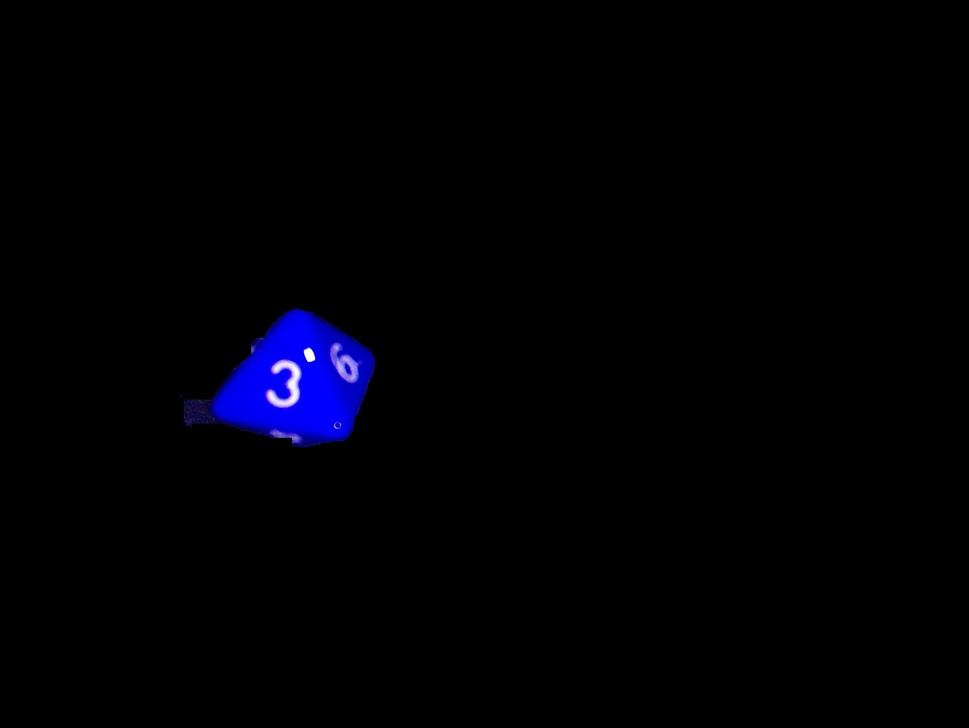
#> input picture data/data_stare_etapy/masked/3/k8_5_2024-11-22_19_06_13.jpg, 969 x 728 px, shrunk from 3280 x 2464 before the run, found by its file name
$ python test_tesseract.py
#> lines starting #> are read from the running program, lines starting #| are printed output that depends on the picture
#> in read_number_from_image, img is the input picture: PIL image 969x728 RGB; mean R, G, B 0.5, 0.4, 4.8
import argparse
from PIL import Image, ImageEnhance
import pytesseract
import matplotlib.pyplot as plt
import glob


# If Tesseract is not in your PATH, uncomment and adjust the line below
# pytesseract.pytesseract.tesseract_cmd = r'C:\Program Files\Tesseract-OCR\tesseract.exe'

def preprocess_image(image):
    # Convert the image to grayscale
    img = image.convert("L")
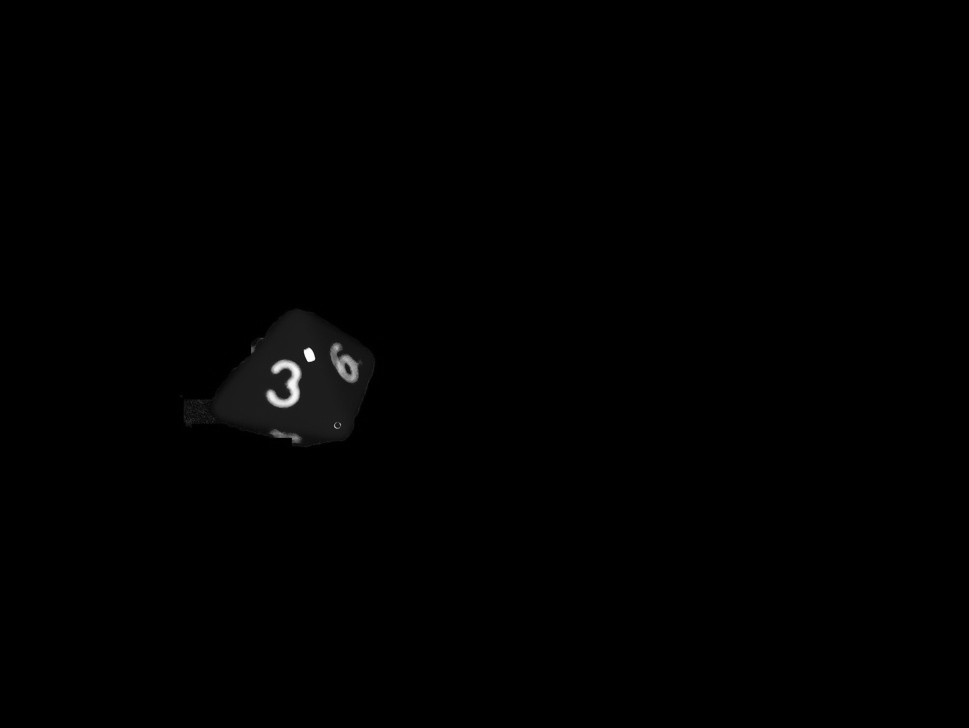
#> img: PIL image 969x728 L; min 0, max 255, mean 0.9

    # Increase the contrast
    enhancer = ImageEnhance.Contrast(img)
    img = enhancer.enhance(3)  # You can adjust the factor to increase or decrease contrast
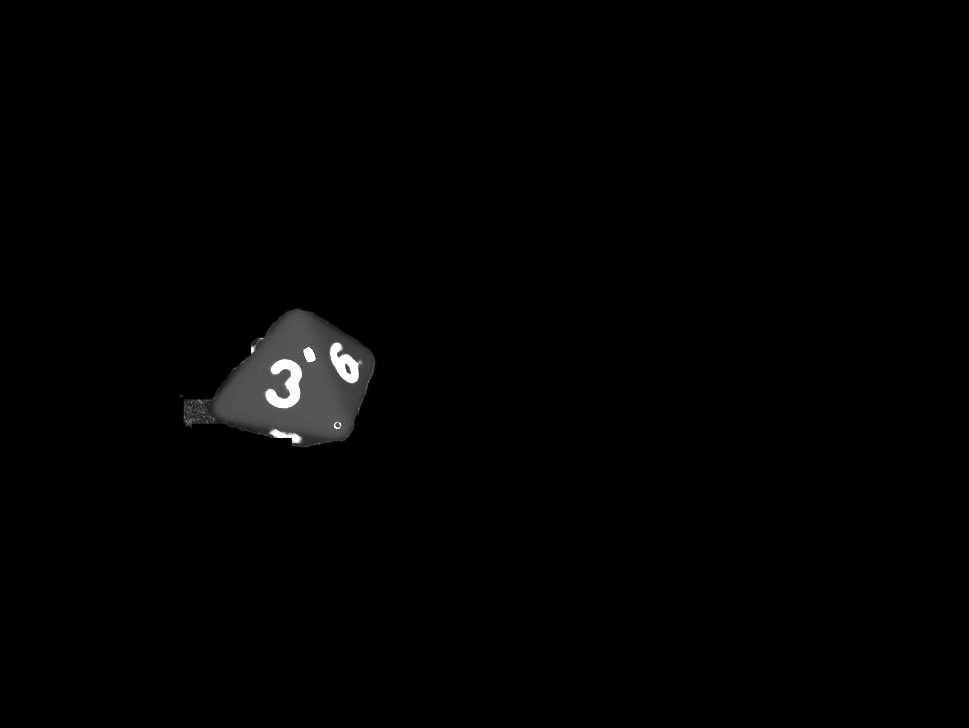
#> img: PIL image 969x728 L; min 0, max 255, mean 2.2

    return img


def show_images(original, processed):
    # Create a figure to show original and processed images side by side
    fig, axes = plt.subplots(1, 2, figsize=(12, 6))

    # Display original image
    axes[0].imshow(original)
    axes[0].set_title("Original Image")
    axes[0].axis("off")

    # Display processed image
    axes[1].imshow(processed, cmap='gray')
    axes[1].set_title("Processed Image (High Contrast)")
    axes[1].axis("off")

    # Show the images
    plt.show()
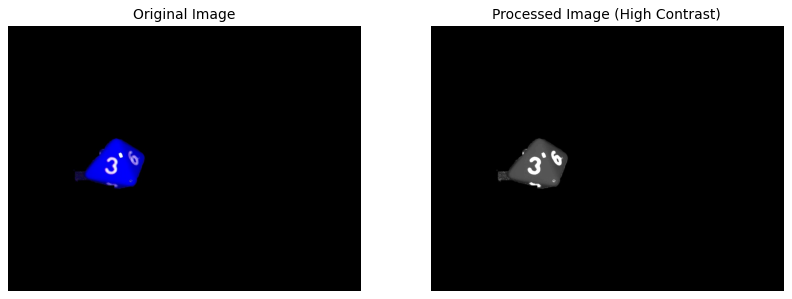
#> figure drawn by matplotlib, 2 panels


def read_number_from_image(image_path):
    try:
        # Open the image file
        img = Image.open(image_path)

        # Preprocess the image to increase contrast
        processed_img = preprocess_image(img)

        # Show the original and processed images
        show_images(img, processed_img)

        # Use Tesseract to do OCR on the image
        # psm 6 - block text
        # psm 10 - single character
        custom_config = r'--oem 3 --psm 6 -c tessedit_char_whitelist=0123456789'
        text = pytesseract.image_to_string(processed_img, config=custom_config)
        print("Extracted Text: ", text)

        # Strip any non-numeric characters and whitespace
        number = ''.join(filter(str.isdigit, text))

        if number:
            return int(number)
        else:
            print("No number found.")
            return None

    except Exception as e:
        print(f"Error: {e}")
        return None


def main():
    # [10 lines of commented-out code are left out]
    """i = 0
    for input_fn in glob.glob('./data/cropped/1/*.jpg'):
        i += 1
        number = read_number_from_image(input_fn)
        if number is not None:
            print(f"Extracted Number: {number}")
        if i > 5:
            break"""
    path = "../data/cropped/3/k8_5_2024-11-22_19_06_13.jpg"
    number = read_number_from_image(path)
    print(number)


if __name__ == "__main__":
    main()
#> (the call stopped at in read_number_from_image, `text = pytesseract.image_to_string(processed_img, config=custom_config)`: pytesseract is not available in this run)

$ run again, with data/data_stare_etapy/masked/7/k8_5_2024-11-22_19_24_24.jpg copied over data/data_stare_etapy/masked/3/k8_5_2024-11-22_19_06_13.jpg
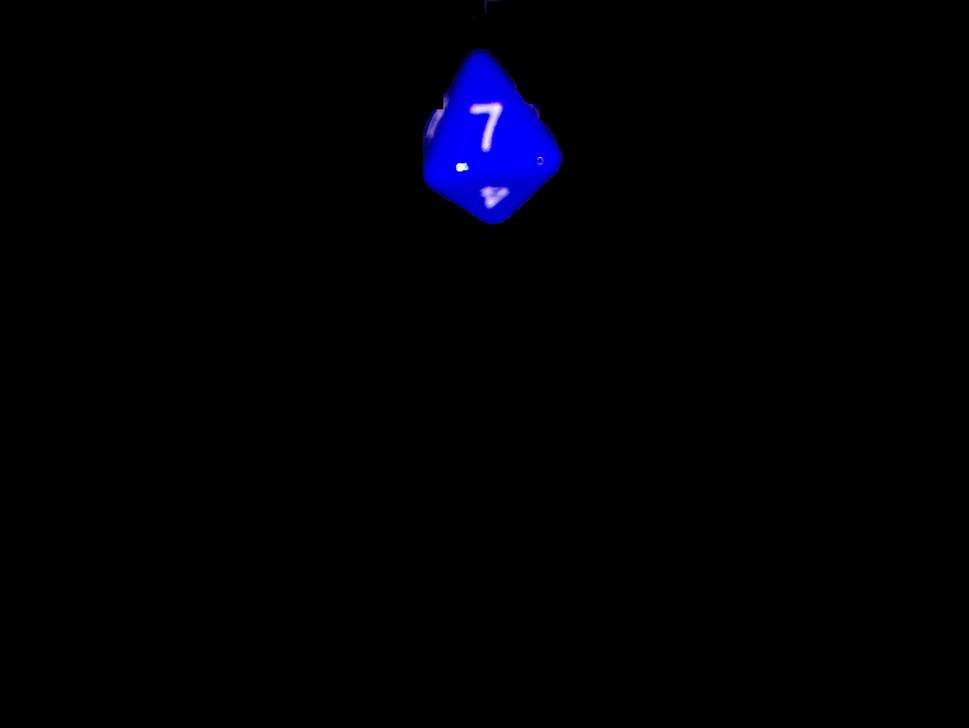
#> input picture data/data_stare_etapy/masked/7/k8_5_2024-11-22_19_24_24.jpg, 969 x 728 px, shrunk from 3280 x 2464 before the run, found by its file name
#> in read_number_from_image, img is the input picture: PIL image 969x728 RGB; mean R, G, B 0.4, 0.3, 4.9
#> in preprocess_image, `img = enhancer.enhance(3)`:
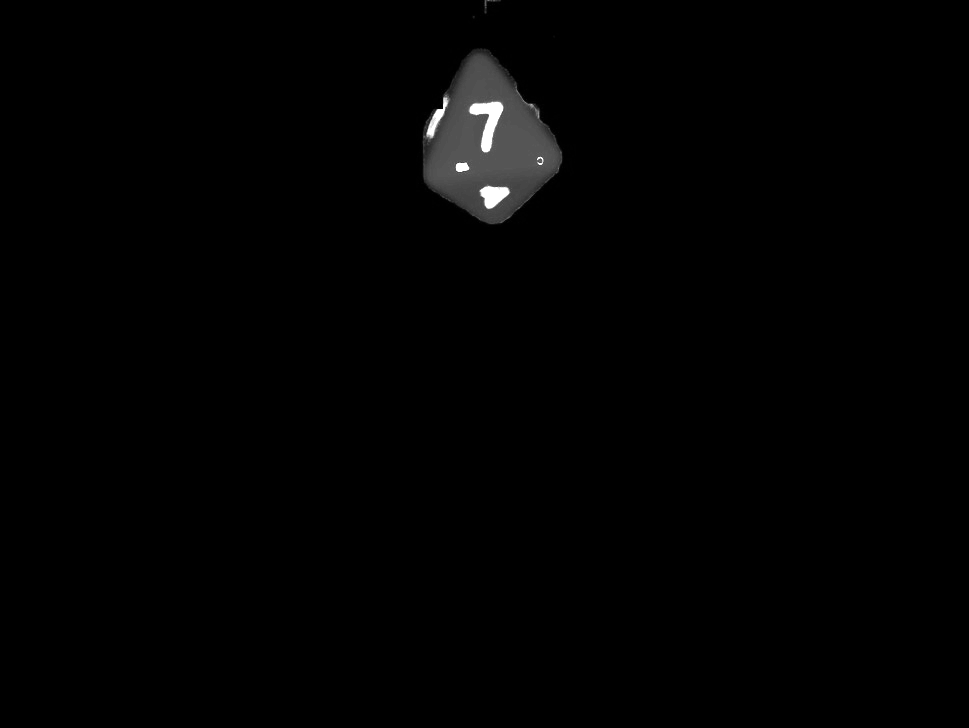
#> img: PIL image 969x728 L; min 0, max 255, mean 2.1
#> in show_images, `plt.show()`:
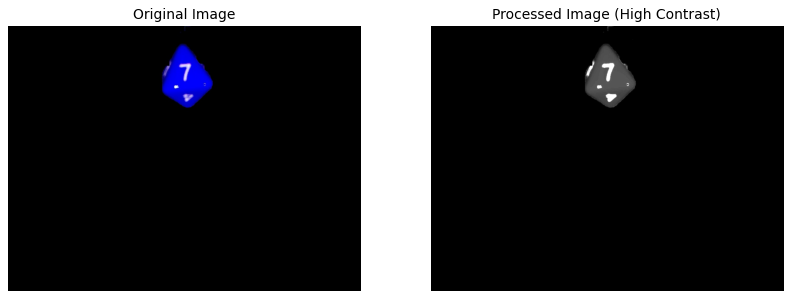
#> figure drawn by matplotlib, 2 panels

$ run again, with data/data_stare_etapy/masked/3/k8_5_2024-11-22_19_07_50.jpg copied over data/data_stare_etapy/masked/3/k8_5_2024-11-22_19_06_13.jpg
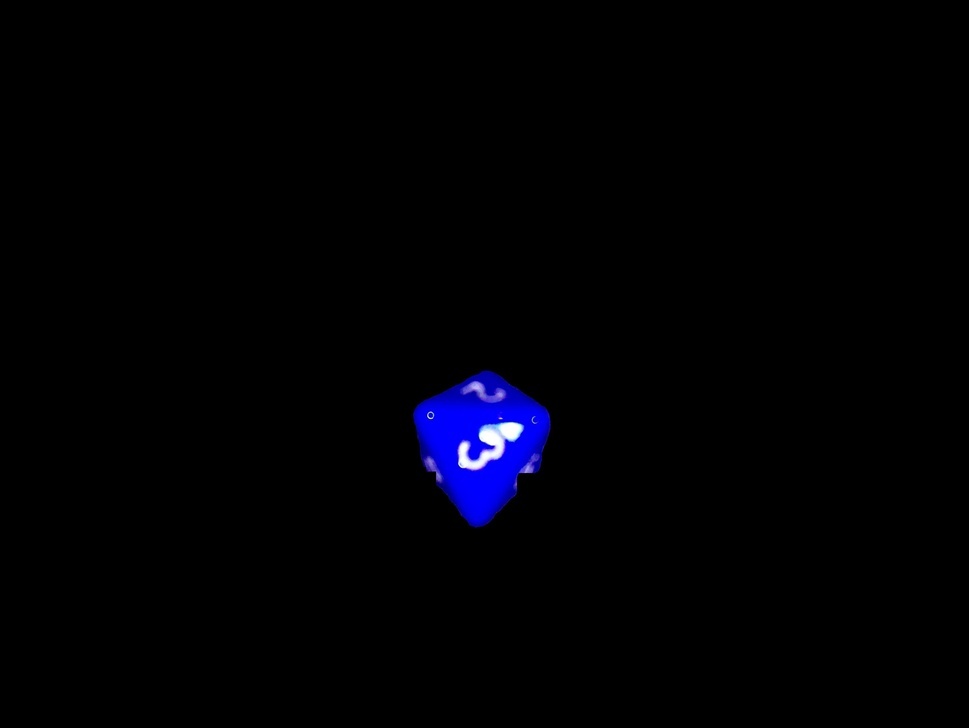
#> input picture data/data_stare_etapy/masked/3/k8_5_2024-11-22_19_07_50.jpg, 969 x 728 px, shrunk from 3280 x 2464 before the run, found by its file name
#> in read_number_from_image, img is the input picture: PIL image 969x728 RGB; mean R, G, B 0.6, 0.6, 4.4
#> in show_images, `plt.show()`:
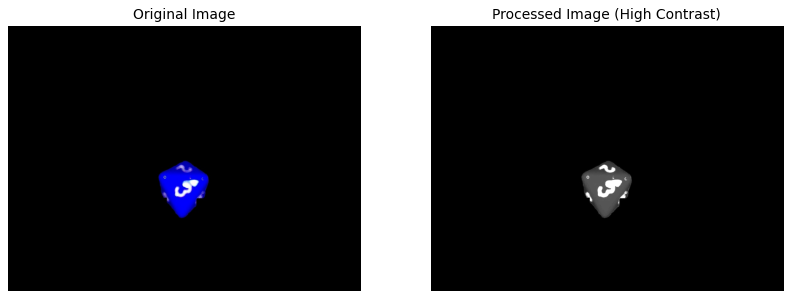
#> figure drawn by matplotlib, 2 panels
